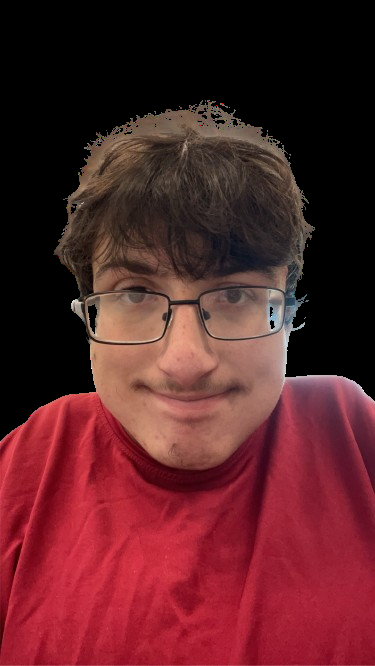
#> input picture target_faces/jaytestfromphone (1).png, 375 x 666 px
$ python 'facial recognition.py'
#> lines starting #> are read from the running program, lines starting #| are printed output that depends on the picture; after the words box and inside, x2 and y2 are one past the last pixel; in counts of white or black regions, pixels touching at a corner belong together; long printed decimals are rounded
import cv2
import os
from Server_sender import *
import requests
from time import time

face_not_found=True
# Load the face detector
face_cascade = cv2.CascadeClassifier(cv2.data.haarcascades + 'haarcascade_frontalface_default.xml')

# Path to the directory containing target face images
target_faces_dir = 'target_faces'

# Load all target face images from the directory
target_faces = []
for filename in os.listdir(target_faces_dir):
    if filename.endswith('.jpg') or filename.endswith('.png'):
        target_face_path = os.path.join(target_faces_dir, filename)
        target_face = cv2.imread(target_face_path, cv2.IMREAD_GRAYSCALE)
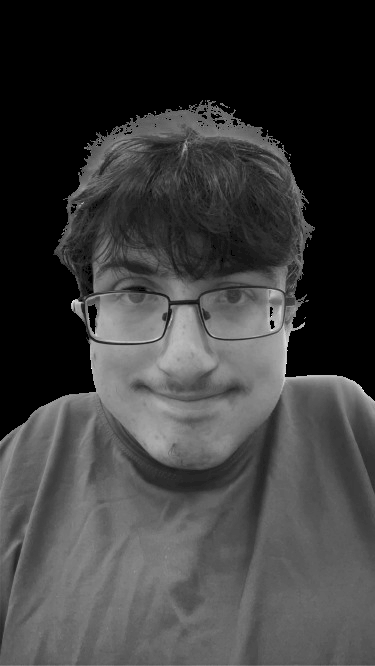
#> target_face: shape (666, 375); min 0, max 255, mean 60.1
        target_faces.append(target_face)
#> pass 2 of the loop `for filename in os.listdir(target_faces_dir):`:
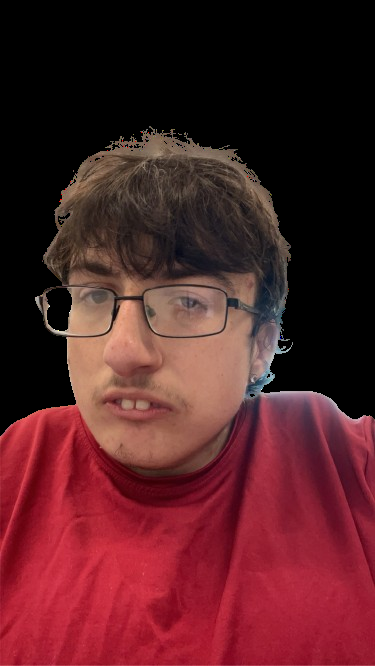
#> input picture target_faces/jaytestfromphone (2).png, 375 x 666 px
#> `target_face = cv2.imread(target_face_path, cv2.IMREAD_GRAYSCALE)`:
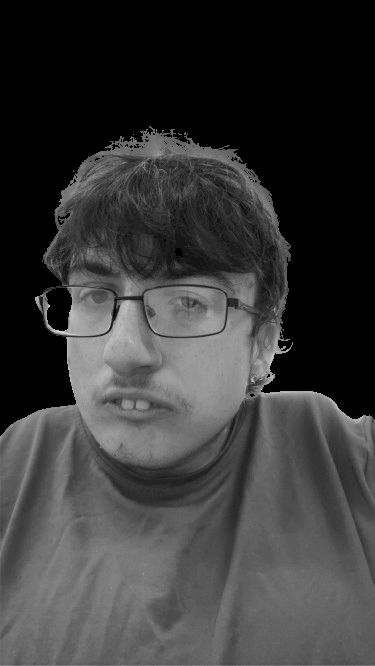
#> target_face: shape (666, 375); min 0, max 255, mean 57
#> pass 3 of the loop `for filename in os.listdir(target_faces_dir):`:
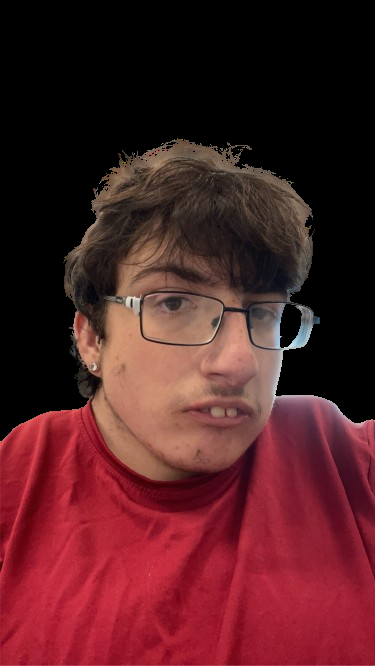
#> input picture target_faces/jaytestfromphone (3).png, 375 x 666 px
#> `target_face = cv2.imread(target_face_path, cv2.IMREAD_GRAYSCALE)`:
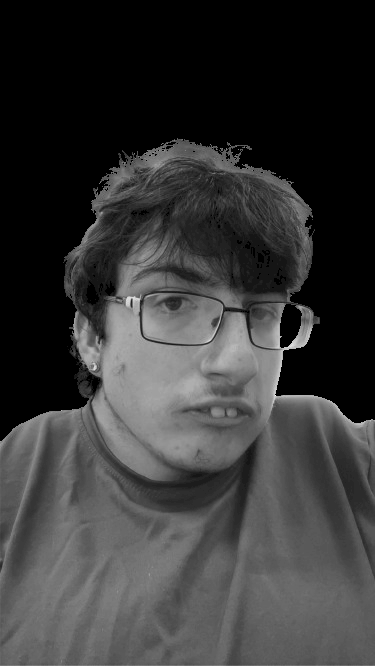
#> target_face: shape (666, 375); min 0, max 255, mean 55.4

# Initialize the video capture object to access the webcam (0 for default camera)
cap = cv2.VideoCapture(0)

# [7 lines of commented-out code are left out]
while face_not_found:
    # Read a frame from the webcam
    ret, frame = cap.read()
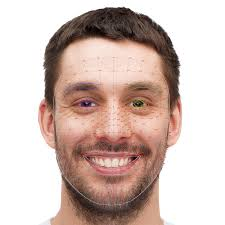
#> input picture facetest1.jpg, 225 x 225 px, given in place of the camera
#> frame is the input picture: shape (225, 225, 3); mean B, G, R 183, 190.1, 209.9

    # Convert the frame to grayscale for face detection
    gray_frame = cv2.cvtColor(frame, cv2.COLOR_BGR2GRAY)
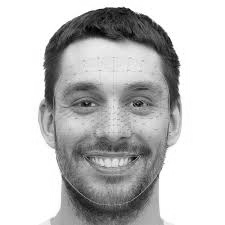
#> gray_frame: shape (225, 225); min 2, max 255, mean 195.2

    # Apply histogram equalization for contrast enhancement
    gray_frame_equalized = cv2.equalizeHist(gray_frame)

    # Apply Gaussian blur for noise reduction
    gray_frame_blur = cv2.GaussianBlur(gray_frame_equalized, (5, 5), 0)
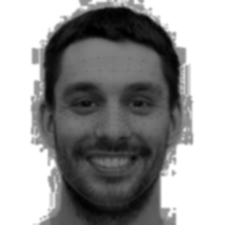
#> gray_frame_blur: shape (225, 225); min 0, max 255, mean 150.9

    # Detect faces in the frame
    faces = face_cascade.detectMultiScale(gray_frame_blur, scaleFactor=1.1, minNeighbors=5, minSize=(30, 30))
#> faces = [[34, 40, 154, 154]]

    # Check if any faces are detected
    if len(faces) == 0:
        print("No faces detected")
    else:
        print(f"{len(faces)} face(s) detected")
#| 1 face(s) detected

        # Loop through the detected faces
        for (x, y, w, h) in faces:
            # Extract the region of interest (ROI) containing the face
            face_roi = gray_frame_equalized[y:y+h, x:x+w]

            # Resize the ROI to match each target face size
            for target_face in target_faces:
                face_roi_resized = cv2.resize(face_roi, (target_face.shape[1], target_face.shape[0]))

                # Comparing the faces after resize
                match_result = cv2.matchTemplate(face_roi_resized, target_face, cv2.TM_CCOEFF_NORMED)

                # Print match score
                print("Match score:", match_result)

                # Adjusting the threshold for template matching
                threshold = 0.3  # Set your desired threshold

                # If face matches target face, simulate unlock
                if match_result >= threshold:
                    print("Detected the target face - Unlocking the lock")
                    #face_detected()
                    face_not_found = False
                    Condition_met()
                    time_now = time()
                    print(time_now)
                    break
                    # Simulating not unlocking box
                else:
                    print("Detected a face but not the target face")
#> this loop made 1 pass
#| Match score: [[0.04294]]
#| Detected a face but not the target face
#| Match score: [[0.05353]]
#| Detected a face but not the target face
#| Match score: [[0.02839]]
#| Detected a face but not the target face
#> pass 1, `face_roi = gray_frame_equalized[y:y+h, x:x+w]`:
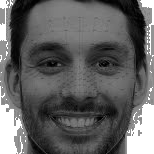
#> face_roi: shape (154, 154); min 0, max 255, mean 96.5
#> after the loop:
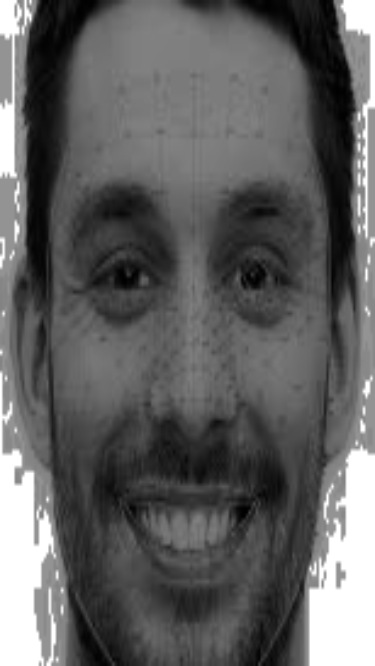
#> face_roi_resized: shape (666, 375); min 0, max 255, mean 96.4

        # Draw rectangles around the detected faces
        for (x, y, w, h) in faces:
            cv2.rectangle(frame, (x, y), (x+w, y+h), (255, 0, 0), 2)
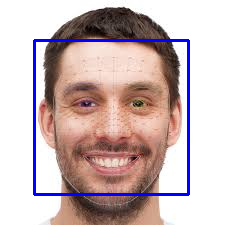
#> frame: shape (225, 225, 3); 3.64% of pixels changed, all inside (x1, y1, x2, y2) = (33, 39, 190, 196)

    # Display frame with rectangles around detected faces
    cv2.imshow('Face Recognition', frame)

    # Kill the program if 'q' is pressed or window is closed
    if cv2.waitKey(1) & 0xFF == ord('q') or cv2.getWindowProperty('Face Recognition', cv2.WND_PROP_VISIBLE) < 1:
#> (key q is pressed here)
        break
cap.release()
cv2.destroyAllWindows()

time_after = time()
#> (the run stopped early here; a loop or call above may not have finished)
